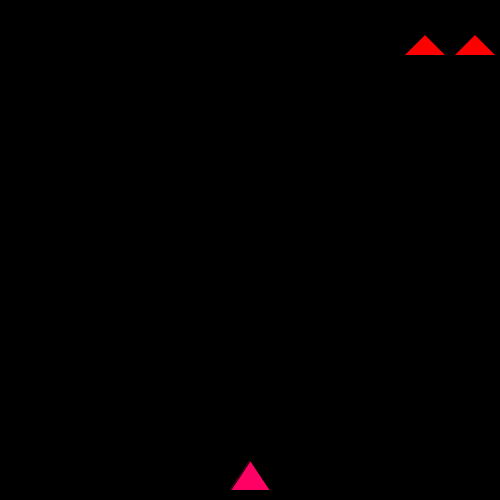
Frame 1 (no input)
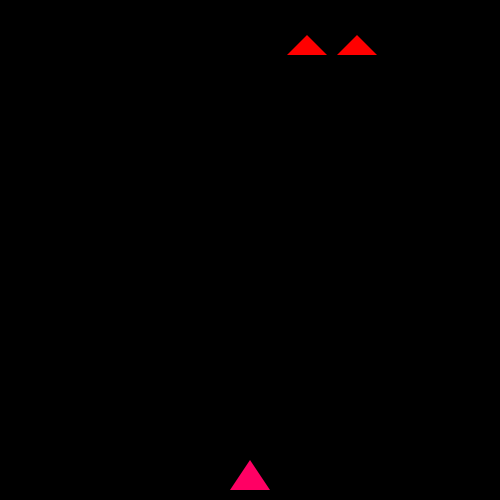
Frame 60 (the mouse pressed at the canvas centre just before this capture)
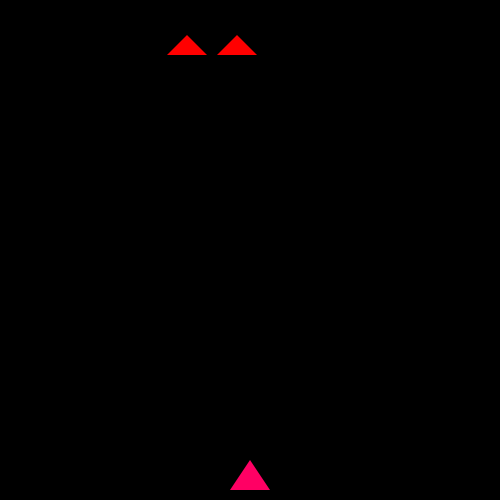
Frame 120 (the mouse held since frame 60 and released just before this capture)

The Processing sketch that drew these frames (run headless with seeded random() and noise(); from frame 60 on, the mouse is pressed at the canvas centre):

// Processing sketch: processing_176956
// ── processing_176956.pde

int shipX = 250;
int shotX = 250;
int shotY = 480;
int shot2X = 250;
int enemyX = 475;
int enemy2X = 425;
boolean enemyInvisible = false;
boolean enemy2Invisible = true;
boolean shotInvisible = true;
String enemyDir = "Left";
String enemy2Dir = "Left";
int enemyCount = 2;

void setup() {
  size(500,500);
  background(0);
}

void keyPressed() {
  if (keyCode == LEFT) {
    shipX-=100;
  }
  else if (keyCode == RIGHT) {
    shipX+=100;
  }
  else if (key == ' ') {
    shotInvisible = false;
    shotX = shipX;
    shotY = 450;
  }
}

void draw() {
  background(0);
  fill(255,0,100);
  triangle(shipX-20,490,shipX+20,490,shipX,460);
  if (shotInvisible) {
    fill(0,0,255,0);
    noStroke();
    if (shotY <= 20){
      shotInvisible = true;
    }
  }
  else {
    fill(0,0,255,255);
    noStroke();
  }
  ellipse(shotX, shotY, 25, 25);
  shotY -= 10;
  fill(255,0,0);
  triangle(enemyX-20, 55, enemyX+20, 55, enemyX, 35);
  triangle(enemy2X-20, 55, enemy2X+20, 55, enemy2X, 35);
  if (enemyDir == "Left") {
    enemyX -= 2;
    if (enemyX <= 25) {
      enemyDir = "Right";
    }
  }
  else if (enemyDir == "Right") {
    enemyX += 2;
    if (enemyX >= 475) {
      enemyDir = "Left";
    }
  }
  if (enemy2Dir == "Left") {
    enemy2X -= 2;
    if (enemy2X <= 25) {
      enemy2Dir = "Right";
    }
  }
  else if (enemy2Dir == "Right") {
    enemy2X += 2;
    if (enemy2X >= 475) {
      enemy2Dir = "Left";
    }
  }
  if (shotInvisible == false && shotY >= 45 && shotY <= 55 && shotX >= enemyX-20 && shotX <= enemyX+20) {
    enemyX = 100000000;
    enemyCount -= 1;
  }
  if (shotInvisible == false && shotY >= 45 && shotY <= 55 && shotX >= enemy2X-20 && shotX <= enemy2X+20) {
    enemy2X = 100000000;
    enemyCount -= 1;
  }
  if (enemyCount == 0) {
  fill(255,0,0);
    text("You Win!", 260,240);
    exit();
  }
}
